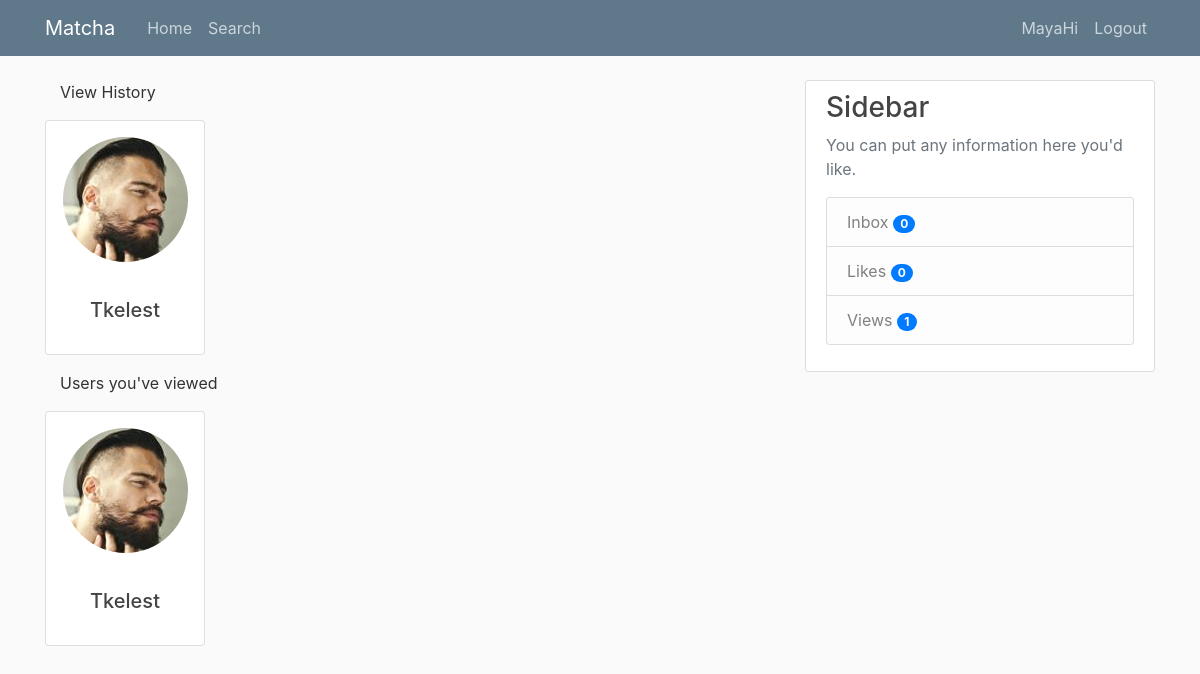
Screenshot of /views (signed in) with the database file from the repository.
### tables this page shows
CREATE TABLE users (
            user_id INTEGER PRIMARY KEY AUTOINCREMENT,
            firstname TEXT NOT NULL,
            lastname TEXT NOT NULL,
            age INTEGER NOT NULL,
            birthdate TEXT NOT NULL,
            username TEXT NOT NULL,
            email TEXT NOT NULL,
            password TEXT NOT NULL,
            gender TEXT NOT NULL,
            sexual_pref TEXT NULL,
            biography TEXT NULL,
            famerating INTEGER DEFAULT 100,
            image_file_p TEXT DEFAULT "default.jpg",
            image_file_1 TEXT NULL,
            image_file_2 TEXT NULL,
            image_file_3 TEXT NULL,
            image_file_4 TEXT NULL,
            image_file_5 TEXT NULL,
            geo_track TEXT DEFAULT "1",
            location_city TEXT NULL,
            location_region TEXT NULL
            );

### matcha/routes.py (the view)
@app.route('/views')
def views():
    conn = sql.connect('matcha\\users.db')
    cur = conn.cursor()
    cur.execute("SELECT * FROM userviews WHERE viewed_user=:current_user", {'current_user': current_user.user_id})
    userviews = cur.fetchall()
    userData1 = []
    for user in userviews:
        cur.execute("SELECT username, image_file_p FROM users WHERE user_id=:user_id", {'user_id': user[2]})
        data = cur.fetchone()
        if data:
            data = list(data)
            data.insert(0, user[2])
            data = tuple(data)
            userData1.append(data)
    cur.execute("SELECT * FROM userviews WHERE user_id=:current_user", {'current_user': current_user.user_id})
    viewHistory = cur.fetchall()
    userData2 = []
    for user in viewHistory:
        cur.execute("SELECT username, image_file_p FROM users WHERE user_id=:user_id", {'user_id': user[1]})
        data = cur.fetchone()
        if data:
            data = list(data)
            data.insert(0, user[2])
            data = tuple(data)
            userData2.append(data)
    view_notification = len(userData1)
    with conn:
        cur.execute("""UPDATE view_notifications SET view_notification=:view_notification
        WHERE user_id=:user_id""", {'view_notification': view_notification ,'user_id': current_user.user_id})
    conn.close
    print('USERDATA: ', userData2)
    return render_template('views.html', title='Views', userviews=userData1, viewHistory=userData2)

### matcha/models.py (called while the page is built)
@login_manager.user_loader
def load_user(id):
    conn = sql.connect('matcha\\users.db')
    cur = conn.cursor()
    cur.execute("SELECT * from users where email = (?)", [id])
    userrow = cur.fetchone()
    user = User(userrow[0], userrow[1], userrow[2], userrow[3], userrow[4],
            userrow[5], userrow[6], userrow[7], userrow[8], userrow[9],
            userrow[10], userrow[11], userrow[12], userrow[13], userrow[14],
            userrow[15], userrow[16], userrow[17], userrow[18], userrow[19],
            userrow[20])
    return (user)

### matcha/templates/views.html
{% extends "layout.html" %}
{% block content %}
<div class="container">
    <p>View History</p>
    <div class="row">
    {% for user in userviews %}
        <div class="mb-3 mr-3">
            <div class="card" style="width: 10rem;">
                <div class="text-center">
                    <a href="{{ url_for('user_profile', username=user[1]) }}" data-toggle="tooltip" data-placement="top" title="Inspect Profile"><img class="rounded-circle usercard-img" src="/static/profile_pics/{{ user[2] }}" ></a>
                </div>
                    <div class="card-body text-center">
                    <h5 class="card-title">{{ user[1] }}</h5>
                </div>
            </div>
        </div>
    {% endfor %}
    </div>
</div>
<div class="container">
    <p>Users you've viewed</p>
    <div class="row">
    {% for user in viewHistory %}
        <div class="mb-3 mr-3">
            <div class="card" style="width: 10rem;">
                <div class="text-center">
                    <a href="{{ url_for('user_profile', username=user[1]) }}" data-toggle="tooltip" data-placement="top" title="Inspect Profile"><img class="rounded-circle usercard-img" src="/static/profile_pics/{{ user[2] }}" ></a>
                </div>
                    <div class="card-body text-center">
                    <h5 class="card-title">{{ user[1] }}</h5>
                </div>
            </div>
        </div>
    {% endfor %}
    </div>
</div>
{% endblock content %}

### matcha/templates/layout.html (shortened to what this page needs)
<!DOCTYPE html>
<html lang="en">
<head>
    <link rel="stylesheet" href="https://stackpath.bootstrapcdn.com/bootstrap/4.3.1/css/bootstrap.min.css">
    <link rel="stylesheet" type="text/css" href="{{ url_for('static', filename='main.css') }}">
    <link rel="stylesheet" href="https://cdnjs.cloudflare.com/ajax/libs/font-awesome/4.7.0/css/font-awesome.min.css">
</head>
<body>
    <header class="site-header">
        <nav class="navbar navbar-expand-md navbar-dark bg-steel fixed-top">
            <div class="container">
                <a class="navbar-brand mr-4" href="/">Matcha</a>
                <div class="collapse navbar-collapse" id="navbarToggle">
                    <div class="navbar-nav mr-auto">
                        {% if current_user.is_authenticated %}
                        <a class="nav-item nav-link" href="{{ url_for('home') }}">Home</a>
                        <a class="nav-item nav-link" href="{{ url_for('search') }}">Search</a>
                        {% else %}
                        <a class="nav-item nav-link" href="{{ url_for('home') }}">Home</a>
                        <a class="nav-item nav-link" href="{{ url_for('about') }}">About</a>
                        {% endif %}
                    </div>
                    <div class="navbar-nav">
                        {% if current_user.is_authenticated %}
                            <a class="nav-item nav-link" href="{{ url_for('account') }}">{{ current_user.username }}</a>
                            <a class="nav-item nav-link align-middle" href="{{ url_for('logout') }}">Logout</a>
                        {% else %}
                            <a class="nav-item nav-link" href="{{ url_for('register') }}">Register</a>
                            <a class="nav-item nav-link" href="{{ url_for('login') }}">Login</a>
                        {% endif %}
                    </div>
                </div>
            </div>
        </nav>
    </header>
    <main role="main" class="container">
        <div class="row">
            <div class="col-md-8">
                {% block content %}{% endblock %}
            </div>
            {% if current_user.is_authenticated %}
            <div class="col-md-4">
                <div class="content-section">
                    <h3>Sidebar</h3>
                    <p class='text-muted'>You can put any information here you'd like.
                    <ul class="list-group">
                        <a href="{{ url_for('inbox') }}" class="list-group-item list-group-item-light">Inbox
                            <span id="inbox_count" class="badge badge-pill badge-primary"></span>
                        </a>
                        <a href="{{ url_for('likes') }}" class="list-group-item list-group-item-light">Likes
                            {% set new_messages = current_user.age %}
                            <span id="likes_count" class="badge badge-pill badge-primary"></span>
                        </a>
                        <a href="{{ url_for('views') }}" class="list-group-item list-group-item-light">Views
                            <span id="views_count" class="badge badge-pill badge-primary"></span>
                        </a>
                    </ul>
                    </p>
                </div>
            </div>
            {% endif %}
        </div>
    </main>
</body>
</html>

### matcha/static/main.css (style rules this page uses)
body { background: #fafafa; color: #333333; margin-top: 5rem; }
h1, h2, h3, h4, h5, h6 { color: #444444; }
.bg-steel { background-color: #5f788a; }
.site-header .navbar-nav .nav-link { color: #cbd5db; }
.content-section { background: #ffffff; padding: 10px 20px; border: 1px solid #dddddd; border-radius: 3px; margin-bottom: 20px; }
.usercard-img { height: 125px; width: 125px; margin-top: 16px; margin-bottom: 16px; }

### rows the page displays
users: username "MayaHi"
users: image_file_p (picture), username "Tkelest"
